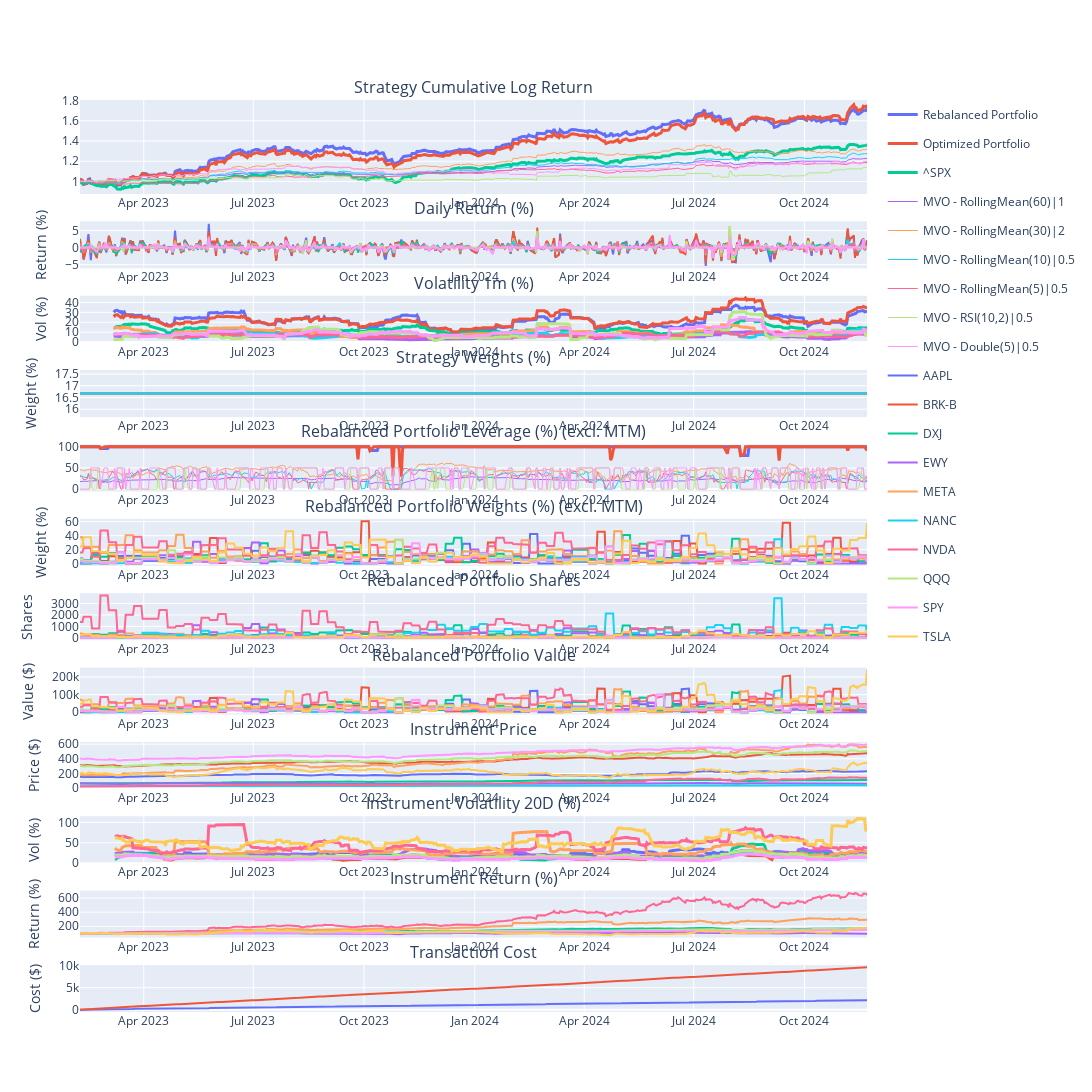

Notebook code cell kept with this figure:
### Markdown cell above
## Leverage 
##### 1. capital (Stock MV / last leverage), 2. new leverage
2024-09-06: $169,336, 96.69%

2024-09-20: $172,168, 93.52%

2024-10-04: $176,235, 100%

2024-10-18: $177,831, 100%

2024-11-01: $175,558, 100%

2024-11-09: $181,511

### Code cell
portfolio = PortfolioStandard(
    capital=187224,
    name='MVOPortfolio',        
    rebalance_iter=RebalancerIter('0 0 * * Fri', 1),        
    tc_model=TransactionCostFutu(), 
    systems_style=SystemStyle.VERTICAL,
    systems=[        
        # Long terms signals => 60days return / diversified        
        TradingSubSystemSingle(vol_target=vol_target, instruments=instruments, strategy=[MeanVarianceOpt(alpha_model=RollingMean(60), risk_model=RollingMeanCovNeg(60), gamma=10, hhi=0.01, confidence=1)], max_leverage=max_leverage, offset=60),

        # Mid terms signals => 30days return / diversified        
        TradingSubSystemSingle(vol_target=vol_target, instruments=instruments, strategy=[MeanVarianceOpt(alpha_model=RollingMean(30), risk_model=RollingMeanCovNeg(30), gamma=10, hhi=0.01, confidence=2)], max_leverage=max_leverage, offset=60),

        # Short terms signals => 5 and 10days returns / less diversified
        TradingSubSystemSingle(vol_target=vol_target, instruments=instruments, strategy=[MeanVarianceOpt(alpha_model=RollingMean(10), risk_model=RollingMeanCovNeg(10), gamma=10, hhi=0.1, confidence=0.5)], max_leverage=max_leverage, offset=60),         
        TradingSubSystemSingle(vol_target=vol_target, instruments=instruments, strategy=[MeanVarianceOpt(alpha_model=RollingMean(5), risk_model=RollingMeanCovNeg(5), gamma=10, hhi=0.1, confidence=0.5)], max_leverage=max_leverage, offset=60),         

        # Mean Revert signals => 2days RSI / concentrated
        TradingSubSystemSingle(vol_target=vol_target, instruments=instruments, strategy=[MeanVarianceOpt(alpha_model=RSI(2,10), risk_model=ZeroCov(), gamma=0, hhi=0, confidence=0.5)], max_leverage=max_leverage, offset=200),
        #TradingSubSystemSingle(vol_target=vol_target, instruments=instruments, strategy=[MeanVarianceOpt(alpha_model=RSI(2,95), risk_model=ZeroCov(), gamma=0, hhi=0, confidence=-0.5)], max_leverage=max_leverage, offset=200),

        # Mean Revert signals => Double7 / concentrated
        TradingSubSystemSingle(vol_target=vol_target, instruments=instruments, strategy=[MeanVarianceOpt(alpha_model=Double7(5), risk_model=ZeroCov(), gamma=0, hhi=0, confidence=0.5)], max_leverage=max_leverage, offset=200),                        
    ]
)

portfolio.set_start_date(start_date)
portfolio.set_end_date(end_date)
portfolio.backtest_subsystems()
portfolio.optimize()
portfolio.backtest()
portfolio.rebalance()
portfolio.performance(show_all_rets=True)

### Figure 1 — Plotly figure (JSON) as saved in the notebook; plotly's stock layout.template omitted (floating-point values rounded to 4 significant figures; data arrays with more than 128 entries replaced by an {"elided": "..."} marker saying what was removed)
{"data": [{"legendgroup": "Rebalanced Portfolio", "line": {"width": 3}, "marker": {"color": "#636EFA"}, "name": "Rebalanced Portfolio", "type": "scatter", "x": {"elided": "453 str values"}, "xaxis": "x", "y": {"elided": "453 float values"}, "yaxis": "y"}, {"legendgroup": "Rebalanced Portfolio", "marker": {"color": "#636EFA"}, "name": "Rebalanced Portfolio", "showlegend": false, "type": "scatter", "x": {"elided": "453 str values"}, "xaxis": "x2", "y": {"elided": "453 float values"}, "yaxis": "y2"}, {"legendgroup": "Rebalanced Portfolio", "line": {"width": 3}, "marker": {"color": "#636EFA"}, "name": "Rebalanced Portfolio", "showlegend": false, "type": "scatter", "x": {"elided": "453 str values"}, "xaxis": "x3", "y": {"elided": "453 float values"}, "yaxis": "y3"}, {"legendgroup": "Rebalanced Portfolio", "line": {"width": 3}, "marker": {"color": "#636EFA"}, "name": "Rebalanced Portfolio", "showlegend": false, "type": "scatter", "x": {"elided": "453 str values"}, "xaxis": "x5", "y": {"elided": "453 float values"}, "yaxis": "y5"}, {"legendgroup": "Rebalanced Portfolio", "marker": {"color": "#636EFA"}, "name": "Rebalanced Portfolio", "showlegend": false, "type": "scatter", "x": {"elided": "453 str values"}, "xaxis": "x12", "y": {"elided": "453 float values"}, "yaxis": "y12"}, {"legendgroup": "Optimized Portfolio", "line": {"width": 3}, "marker": {"color": "#EF553B"}, "name": "Optimized Portfolio", "type": "scatter", "x": {"elided": "453 str values"}, "xaxis": "x", "y": {"elided": "453 float values"}, "yaxis": "y"}, {"legendgroup": "Optimized Portfolio", "marker": {"color": "#EF553B"}, "name": "Optimized Portfolio", "showlegend": false, "type": "scatter", "x": {"elided": "453 str values"}, "xaxis": "x2", "y": {"elided": "453 float values"}, "yaxis": "y2"}, {"legendgroup": "Optimized Portfolio", "line": {"width": 3}, "marker": {"color": "#EF553B"}, "name": "Optimized Portfolio", "showlegend": false, "type": "scatter", "x": {"elided": "453 str values"}, "xaxis": "x3", "y": {"elided": "453 float values"}, "yaxis": "y3"}, {"legendgroup": "Optimized Portfolio", "line": {"width": 3}, "marker": {"color": "#EF553B"}, "name": "Optimized Portfolio", "showlegend": false, "type": "scatter", "x": {"elided": "453 str values"}, "xaxis": "x5", "y": {"elided": "453 float values"}, "yaxis": "y5"}, {"legendgroup": "Optimized Portfolio", "marker": {"color": "#EF553B"}, "name": "Optimized Portfolio", "showlegend": false, "type": "scatter", "x": {"elided": "453 str values"}, "xaxis": "x12", "y": {"elided": "453 float values"}, "yaxis": "y12"}, {"legendgroup": "^SPX", "line": {"width": 3}, "marker": {"color": "#00CC96"}, "name": "^SPX", "type": "scatter", "x": {"elided": "453 str values"}, "xaxis": "x", "y": {"elided": "453 float values"}, "yaxis": "y"}, {"legendgroup": "^SPX", "marker": {"color": "#00CC96"}, "name": "^SPX", "showlegend": false, "type": "scatter", "x": {"elided": "453 str values"}, "xaxis": "x2", "y": {"elided": "453 float values"}, "yaxis": "y2"}, {"legendgroup": "^SPX", "line": {"width": 3}, "marker": {"color": "#00CC96"}, "name": "^SPX", "showlegend": false, "type": "scatter", "x": {"elided": "453 str values"}, "xaxis": "x3", "y": {"elided": "453 float values"}, "yaxis": "y3"}, {"legendgroup": "MVO - RollingMean(60)|1", "line": {"width": 1}, "marker": {"color": "#AB63FA"}, "name": "MVO - RollingMean(60)|1", "type": "scatter", "x": {"elided": "453 str values"}, "xaxis": "x", "y": {"elided": "453 float values"}, "yaxis": "y"}, {"legendgroup": "MVO - RollingMean(60)|1", "marker": {"color": "#AB63FA"}, "name": "MVO - RollingMean(60)|1", "showlegend": false, "type": "scatter", "x": {"elided": "453 str values"}, "xaxis": "x2", "y": {"elided": "453 float values"}, "yaxis": "y2"}, {"legendgroup": "MVO - RollingMean(60)|1", "line": {"width": 3}, "marker": {"color": "#AB63FA"}, "name": "MVO - RollingMean(60)|1", "showlegend": false, "type": "scatter", "x": {"elided": "453 str values"}, "xaxis": "x3", "y": {"elided": "453 float values"}, "yaxis": "y3"}, {"legendgroup": "MVO - RollingMean(60)|1", "line": {"width": 1}, "marker": {"color": "#AB63FA"}, "name": "MVO - RollingMean(60)|1", "showlegend": false, "type": "scatter", "x": {"elided": "453 str values"}, "xaxis": "x5", "y": {"elided": "453 float values"}, "yaxis": "y5"}, {"legendgroup": "MVO - RollingMean(30)|2", "line": {"width": 1}, "marker": {"color": "#FFA15A"}, "name": "MVO - RollingMean(30)|2", "type": "scatter", "x": {"elided": "453 str values"}, "xaxis": "x", "y": {"elided": "453 float values"}, "yaxis": "y"}, {"legendgroup": "MVO - RollingMean(30)|2", "marker": {"color": "#FFA15A"}, "name": "MVO - RollingMean(30)|2", "showlegend": false, "type": "scatter", "x": {"elided": "453 str values"}, "xaxis": "x2", "y": {"elided": "453 float values"}, "yaxis": "y2"}, {"legendgroup": "MVO - RollingMean(30)|2", "line": {"width": 3}, "marker": {"color": "#FFA15A"}, "name": "MVO - RollingMean(30)|2", "showlegend": false, "type": "scatter", "x": {"elided": "453 str values"}, "xaxis": "x3", "y": {"elided": "453 float values"}, "yaxis": "y3"}, {"legendgroup": "MVO - RollingMean(30)|2", "line": {"width": 1}, "marker": {"color": "#FFA15A"}, "name": "MVO - RollingMean(30)|2", "showlegend": false, "type": "scatter", "x": {"elided": "453 str values"}, "xaxis": "x5", "y": {"elided": "453 float values"}, "yaxis": "y5"}, {"legendgroup": "MVO - RollingMean(10)|0.5", "line": {"width": 1}, "marker": {"color": "#19D3F3"}, "name": "MVO - RollingMean(10)|0.5", "type": "scatter", "x": {"elided": "453 str values"}, "xaxis": "x", "y": {"elided": "453 float values"}, "yaxis": "y"}, {"legendgroup": "MVO - RollingMean(10)|0.5", "marker": {"color": "#19D3F3"}, "name": "MVO - RollingMean(10)|0.5", "showlegend": false, "type": "scatter", "x": {"elided": "453 str values"}, "xaxis": "x2", "y": {"elided": "453 float values"}, "yaxis": "y2"}, {"legendgroup": "MVO - RollingMean(10)|0.5", "line": {"width": 3}, "marker": {"color": "#19D3F3"}, "name": "MVO - RollingMean(10)|0.5", "showlegend": false, "type": "scatter", "x": {"elided": "453 str values"}, "xaxis": "x3", "y": {"elided": "453 float values"}, "yaxis": "y3"}, {"legendgroup": "MVO - RollingMean(10)|0.5", "line": {"width": 1}, "marker": {"color": "#19D3F3"}, "name": "MVO - RollingMean(10)|0.5", "showlegend": false, "type": "scatter", "x": {"elided": "453 str values"}, "xaxis": "x5", "y": {"elided": "453 float values"}, "yaxis": "y5"}, {"legendgroup": "MVO - RollingMean(5)|0.5", "line": {"width": 1}, "marker": {"color": "#FF6692"}, "name": "MVO - RollingMean(5)|0.5", "type": "scatter", "x": {"elided": "453 str values"}, "xaxis": "x", "y": {"elided": "453 float values"}, "yaxis": "y"}, {"legendgroup": "MVO - RollingMean(5)|0.5", "marker": {"color": "#FF6692"}, "name": "MVO - RollingMean(5)|0.5", "showlegend": false, "type": "scatter", "x": {"elided": "453 str values"}, "xaxis": "x2", "y": {"elided": "453 float values"}, "yaxis": "y2"}, {"legendgroup": "MVO - RollingMean(5)|0.5", "line": {"width": 3}, "marker": {"color": "#FF6692"}, "name": "MVO - RollingMean(5)|0.5", "showlegend": false, "type": "scatter", "x": {"elided": "453 str values"}, "xaxis": "x3", "y": {"elided": "453 float values"}, "yaxis": "y3"}, {"legendgroup": "MVO - RollingMean(5)|0.5", "line": {"width": 1}, "marker": {"color": "#FF6692"}, "name": "MVO - RollingMean(5)|0.5", "showlegend": false, "type": "scatter", "x": {"elided": "453 str values"}, "xaxis": "x5", "y": {"elided": "453 float values"}, "yaxis": "y5"}, {"legendgroup": "MVO - RSI(10,2)|0.5", "line": {"width": 1}, "marker": {"color": "#B6E880"}, "name": "MVO - RSI(10,2)|0.5", "type": "scatter", "x": {"elided": "453 str values"}, "xaxis": "x", "y": {"elided": "453 float values"}, "yaxis": "y"}, {"legendgroup": "MVO - RSI(10,2)|0.5", "marker": {"color": "#B6E880"}, "name": "MVO - RSI(10,2)|0.5", "showlegend": false, "type": "scatter", "x": {"elided": "453 str values"}, "xaxis": "x2", "y": {"elided": "453 float values"}, "yaxis": "y2"}, {"legendgroup": "MVO - RSI(10,2)|0.5", "line": {"width": 3}, "marker": {"color": "#B6E880"}, "name": "MVO - RSI(10,2)|0.5", "showlegend": false, "type": "scatter", "x": {"elided": "453 str values"}, "xaxis": "x3", "y": {"elided": "453 float values"}, "yaxis": "y3"}, {"legendgroup": "MVO - RSI(10,2)|0.5", "line": {"width": 1}, "marker": {"color": "#B6E880"}, "name": "MVO - RSI(10,2)|0.5", "showlegend": false, "type": "scatter", "x": {"elided": "453 str values"}, "xaxis": "x5", "y": {"elided": "453 float values"}, "yaxis": "y5"}, {"legendgroup": "MVO - Double(5)|0.5", "line": {"width": 1}, "marker": {"color": "#FF97FF"}, "name": "MVO - Double(5)|0.5", "type": "scatter", "x": {"elided": "453 str values"}, "xaxis": "x", "y": {"elided": "453 float values"}, "yaxis": "y"}, {"legendgroup": "MVO - Double(5)|0.5", "marker": {"color": "#FF97FF"}, "name": "MVO - Double(5)|0.5", "showlegend": false, "type": "scatter", "x": {"elided": "453 str values"}, "xaxis": "x2", "y": {"elided": "453 float values"}, "yaxis": "y2"}, {"legendgroup": "MVO - Double(5)|0.5", "line": {"width": 3}, "marker": {"color": "#FF97FF"}, "name": "MVO - Double(5)|0.5", "showlegend": false, "type": "scatter", "x": {"elided": "453 str values"}, "xaxis": "x3", "y": {"elided": "453 float values"}, "yaxis": "y3"}, {"legendgroup": "MVO - Double(5)|0.5", "line": {"width": 1}, "marker": {"color": "#FF97FF"}, "name": "MVO - Double(5)|0.5", "showlegend": false, "type": "scatter", "x": {"elided": "453 str values"}, "xaxis": "x5", "y": {"elided": "453 float values"}, "yaxis": "y5"}, {"legendgroup": "MVO - RollingMean(60)|1", "marker": {"color": "#636EFA"}, "name": "MVO - RollingMean(60)|1", "showlegend": false, "type": "scatter", "x": {"elided": "453 str values"}, "xaxis": "x4", "y": {"elided": "453 float values"}, "yaxis": "y4"}, {"legendgroup": "MVO - RollingMean(30)|2", "marker": {"color": "#EF553B"}, "name": "MVO - RollingMean(30)|2", "showlegend": false, "type": "scatter", "x": {"elided": "453 str values"}, "xaxis": "x4", "y": {"elided": "453 float values"}, "yaxis": "y4"}, {"legendgroup": "MVO - RollingMean(10)|0.5", "marker": {"color": "#00CC96"}, "name": "MVO - RollingMean(10)|0.5", "showlegend": false, "type": "scatter", "x": {"elided": "453 str values"}, "xaxis": "x4", "y": {"elided": "453 float values"}, "yaxis": "y4"}, {"legendgroup": "MVO - RollingMean(5)|0.5", "marker": {"color": "#AB63FA"}, "name": "MVO - RollingMean(5)|0.5", "showlegend": false, "type": "scatter", "x": {"elided": "453 str values"}, "xaxis": "x4", "y": {"elided": "453 float values"}, "yaxis": "y4"}, {"legendgroup": "MVO - RSI(10,2)|0.5", "marker": {"color": "#FFA15A"}, "name": "MVO - RSI(10,2)|0.5", "showlegend": false, "type": "scatter", "x": {"elided": "453 str values"}, "xaxis": "x4", "y": {"elided": "453 float values"}, "yaxis": "y4"}, {"legendgroup": "MVO - Double(5)|0.5", "marker": {"color": "#19D3F3"}, "name": "MVO - Double(5)|0.5", "showlegend": false, "type": "scatter", "x": {"elided": "453 str values"}, "xaxis": "x4", "y": {"elided": "453 float values"}, "yaxis": "y4"}, {"legendgroup": "AAPL", "marker": {"color": "#636EFA"}, "name": "AAPL", "showlegend": true, "type": "scatter", "x": {"elided": "453 str values"}, "xaxis": "x6", "y": {"elided": "453 float values"}, "yaxis": "y6"}, {"legendgroup": "AAPL", "marker": {"color": "#636EFA"}, "name": "AAPL", "showlegend": false, "type": "scatter", "x": {"elided": "453 str values"}, "xaxis": "x7", "y": {"elided": "453 int values"}, "yaxis": "y7"}, {"legendgroup": "AAPL", "marker": {"color": "#636EFA"}, "name": "AAPL", "showlegend": false, "type": "scatter", "x": {"elided": "453 str values"}, "xaxis": "x8", "y": {"elided": "453 float values"}, "yaxis": "y8"}, {"legendgroup": "AAPL", "marker": {"color": "#636EFA"}, "name": "AAPL", "showlegend": false, "type": "scatter", "x": {"elided": "453 str values"}, "xaxis": "x9", "y": {"elided": "453 float values"}, "yaxis": "y9"}, {"legendgroup": "AAPL", "line": {"width": 3}, "marker": {"color": "#636EFA"}, "name": "AAPL", "showlegend": false, "type": "scatter", "x": {"elided": "453 str values"}, "xaxis": "x10", "y": {"elided": "453 float values"}, "yaxis": "y10"}, {"legendgroup": "AAPL", "marker": {"color": "#636EFA"}, "name": "AAPL", "showlegend": false, "type": "scatter", "x": {"elided": "453 str values"}, "xaxis": "x11", "y": {"elided": "453 float values"}, "yaxis": "y11"}, {"legendgroup": "BRK-B", "marker": {"color": "#EF553B"}, "name": "BRK-B", "showlegend": true, "type": "scatter", "x": {"elided": "453 str values"}, "xaxis": "x6", "y": {"elided": "453 float values"}, "yaxis": "y6"}, {"legendgroup": "BRK-B", "marker": {"color": "#EF553B"}, "name": "BRK-B", "showlegend": false, "type": "scatter", "x": {"elided": "453 str values"}, "xaxis": "x7", "y": {"elided": "453 int values"}, "yaxis": "y7"}, {"legendgroup": "BRK-B", "marker": {"color": "#EF553B"}, "name": "BRK-B", "showlegend": false, "type": "scatter", "x": {"elided": "453 str values"}, "xaxis": "x8", "y": {"elided": "453 float values"}, "yaxis": "y8"}, {"legendgroup": "BRK-B", "marker": {"color": "#EF553B"}, "name": "BRK-B", "showlegend": false, "type": "scatter", "x": {"elided": "453 str values"}, "xaxis": "x9", "y": {"elided": "453 float values"}, "yaxis": "y9"}, {"legendgroup": "BRK-B", "line": {"width": 3}, "marker": {"color": "#EF553B"}, "name": "BRK-B", "showlegend": false, "type": "scatter", "x": {"elided": "453 str values"}, "xaxis": "x10", "y": {"elided": "453 float values"}, "yaxis": "y10"}, {"legendgroup": "BRK-B", "marker": {"color": "#EF553B"}, "name": "BRK-B", "showlegend": false, "type": "scatter", "x": {"elided": "453 str values"}, "xaxis": "x11", "y": {"elided": "453 float values"}, "yaxis": "y11"}, {"legendgroup": "DXJ", "marker": {"color": "#00CC96"}, "name": "DXJ", "showlegend": true, "type": "scatter", "x": {"elided": "453 str values"}, "xaxis": "x6", "y": {"elided": "453 float values"}, "yaxis": "y6"}, {"legendgroup": "DXJ", "marker": {"color": "#00CC96"}, "name": "DXJ", "showlegend": false, "type": "scatter", "x": {"elided": "453 str values"}, "xaxis": "x7", "y": {"elided": "453 int values"}, "yaxis": "y7"}, {"legendgroup": "DXJ", "marker": {"color": "#00CC96"}, "name": "DXJ", "showlegend": false, "type": "scatter", "x": {"elided": "453 str values"}, "xaxis": "x8", "y": {"elided": "453 float values"}, "yaxis": "y8"}, {"legendgroup": "DXJ", "marker": {"color": "#00CC96"}, "name": "DXJ", "showlegend": false, "type": "scatter", "x": {"elided": "453 str values"}, "xaxis": "x9", "y": {"elided": "453 float values"}, "yaxis": "y9"}, {"legendgroup": "DXJ", "line": {"width": 3}, "marker": {"color": "#00CC96"}, "name": "DXJ", "showlegend": false, "type": "scatter", "x": {"elided": "453 str values"}, "xaxis": "x10", "y": {"elided": "453 float values"}, "yaxis": "y10"}, {"legendgroup": "DXJ", "marker": {"color": "#00CC96"}, "name": "DXJ", "showlegend": false, "type": "scatter", "x": {"elided": "453 str values"}, "xaxis": "x11", "y": {"elided": "453 float values"}, "yaxis": "y11"}, {"legendgroup": "EWY", "marker": {"color": "#AB63FA"}, "name": "EWY", "showlegend": true, "type": "scatter", "x": {"elided": "453 str values"}, "xaxis": "x6", "y": {"elided": "453 float values"}, "yaxis": "y6"}, {"legendgroup": "EWY", "marker": {"color": "#AB63FA"}, "name": "EWY", "showlegend": false, "type": "scatter", "x": {"elided": "453 str values"}, "xaxis": "x7", "y": {"elided": "453 int values"}, "yaxis": "y7"}, {"legendgroup": "EWY", "marker": {"color": "#AB63FA"}, "name": "EWY", "showlegend": false, "type": "scatter", "x": {"elided": "453 str values"}, "xaxis": "x8", "y": {"elided": "453 float values"}, "yaxis": "y8"}, {"legendgroup": "EWY", "marker": {"color": "#AB63FA"}, "name": "EWY", "showlegend": false, "type": "scatter", "x": {"elided": "453 str values"}, "xaxis": "x9", "y": {"elided": "453 float values"}, "yaxis": "y9"}, {"legendgroup": "EWY", "line": {"width": 3}, "marker": {"color": "#AB63FA"}, "name": "EWY", "showlegend": false, "type": "scatter", "x": {"elided": "453 str values"}, "xaxis": "x10", "y": {"elided": "453 float values"}, "yaxis": "y10"}, {"legendgroup": "EWY", "marker": {"color": "#AB63FA"}, "name": "EWY", "showlegend": false, "type": "scatter", "x": {"elided": "453 str values"}, "xaxis": "x11", "y": {"elided": "453 float values"}, "yaxis": "y11"}, {"legendgroup": "META", "marker": {"color": "#FFA15A"}, "name": "META", "showlegend": true, "type": "scatter", "x": {"elided": "453 str values"}, "xaxis": "x6", "y": {"elided": "453 float values"}, "yaxis": "y6"}, {"legendgroup": "META", "marker": {"color": "#FFA15A"}, "name": "META", "showlegend": false, "type": "scatter", "x": {"elided": "453 str values"}, "xaxis": "x7", "y": {"elided": "453 int values"}, "yaxis": "y7"}, {"legendgroup": "META", "marker": {"color": "#FFA15A"}, "name": "META", "showlegend": false, "type": "scatter", "x": {"elided": "453 str values"}, "xaxis": "x8", "y": {"elided": "453 float values"}, "yaxis": "y8"}, {"legendgroup": "META", "marker": {"color": "#FFA15A"}, "name": "META", "showlegend": false, "type": "scatter", "x": {"elided": "453 str values"}, "xaxis": "x9", "y": {"elided": "453 float values"}, "yaxis": "y9"}, {"legendgroup": "META", "line": {"width": 3}, "marker": {"color": "#FFA15A"}, "name": "META", "showlegend": false, "type": "scatter", "x": {"elided": "453 str values"}, "xaxis": "x10", "y": {"elided": "453 float values"}, "yaxis": "y10"}, {"legendgroup": "META", "marker": {"color": "#FFA15A"}, "name": "META", "showlegend": false, "type": "scatter", "x": {"elided": "453 str values"}, "xaxis": "x11", "y": {"elided": "453 float values"}, "yaxis": "y11"}, {"legendgroup": "NANC", "marker": {"color": "#19D3F3"}, "name": "NANC", "showlegend": true, "type": "scatter", "x": {"elided": "453 str values"}, "xaxis": "x6", "y": {"elided": "453 float values"}, "yaxis": "y6"}, {"legendgroup": "NANC", "marker": {"color": "#19D3F3"}, "name": "NANC", "showlegend": false, "type": "scatter", "x": {"elided": "453 str values"}, "xaxis": "x7", "y": {"elided": "453 int values"}, "yaxis": "y7"}, {"legendgroup": "NANC", "marker": {"color": "#19D3F3"}, "name": "NANC", "showlegend": false, "type": "scatter", "x": {"elided": "453 str values"}, "xaxis": "x8", "y": {"elided": "453 float values"}, "yaxis": "y8"}, {"legendgroup": "NANC", "marker": {"color": "#19D3F3"}, "name": "NANC", "showlegend": false, "type": "scatter", "x": {"elided": "453 str values"}, "xaxis": "x9", "y": {"elided": "453 float values"}, "yaxis": "y9"}, {"legendgroup": "NANC", "line": {"width": 3}, "marker": {"color": "#19D3F3"}, "name": "NANC", "showlegend": false, "type": "scatter", "x": {"elided": "453 str values"}, "xaxis": "x10", "y": {"elided": "453 float values"}, "yaxis": "y10"}, {"legendgroup": "NANC", "marker": {"color": "#19D3F3"}, "name": "NANC", "showlegend": false, "type": "scatter", "x": {"elided": "453 str values"}, "xaxis": "x11", "y": {"elided": "453 float values"}, "yaxis": "y11"}, {"legendgroup": "NVDA", "marker": {"color": "#FF6692"}, "name": "NVDA", "showlegend": true, "type": "scatter", "x": {"elided": "453 str values"}, "xaxis": "x6", "y": {"elided": "453 float values"}, "yaxis": "y6"}, {"legendgroup": "NVDA", "marker": {"color": "#FF6692"}, "name": "NVDA", "showlegend": false, "type": "scatter", "x": {"elided": "453 str values"}, "xaxis": "x7", "y": {"elided": "453 int values"}, "yaxis": "y7"}, {"legendgroup": "NVDA", "marker": {"color": "#FF6692"}, "name": "NVDA", "showlegend": false, "type": "scatter", "x": {"elided": "453 str values"}, "xaxis": "x8", "y": {"elided": "453 float values"}, "yaxis": "y8"}, {"legendgroup": "NVDA", "marker": {"color": "#FF6692"}, "name": "NVDA", "showlegend": false, "type": "scatter", "x": {"elided": "453 str values"}, "xaxis": "x9", "y": {"elided": "453 float values"}, "yaxis": "y9"}, {"legendgroup": "NVDA", "line": {"width": 3}, "marker": {"color": "#FF6692"}, "name": "NVDA", "showlegend": false, "type": "scatter", "x": {"elided": "453 str values"}, "xaxis": "x10", "y": {"elided": "453 float values"}, "yaxis": "y10"}, {"legendgroup": "NVDA", "marker": {"color": "#FF6692"}, "name": "NVDA", "showlegend": false, "type": "scatter", "x": {"elided": "453 str values"}, "xaxis": "x11", "y": {"elided": "453 float values"}, "yaxis": "y11"}, {"legendgroup": "QQQ", "marker": {"color": "#B6E880"}, "name": "QQQ", "showlegend": true, "type": "scatter", "x": {"elided": "453 str values"}, "xaxis": "x6", "y": {"elided": "453 float values"}, "yaxis": "y6"}, {"legendgroup": "QQQ", "marker": {"color": "#B6E880"}, "name": "QQQ", "showlegend": false, "type": "scatter", "x": {"elided": "453 str values"}, "xaxis": "x7", "y": {"elided": "453 int values"}, "yaxis": "y7"}, {"legendgroup": "QQQ", "marker": {"color": "#B6E880"}, "name": "QQQ", "showlegend": false, "type": "scatter", "x": {"elided": "453 str values"}, "xaxis": "x8", "y": {"elided": "453 float values"}, "yaxis": "y8"}, {"legendgroup": "QQQ", "marker": {"color": "#B6E880"}, "name": "QQQ", "showlegend": false, "type": "scatter", "x": {"elided": "453 str values"}, "xaxis": "x9", "y": {"elided": "453 float values"}, "yaxis": "y9"}, {"legendgroup": "QQQ", "line": {"width": 3}, "marker": {"color": "#B6E880"}, "name": "QQQ", "showlegend": false, "type": "scatter", "x": {"elided": "453 str values"}, "xaxis": "x10", "y": {"elided": "453 float values"}, "yaxis": "y10"}, {"legendgroup": "QQQ", "marker": {"color": "#B6E880"}, "name": "QQQ", "showlegend": false, "type": "scatter", "x": {"elided": "453 str values"}, "xaxis": "x11", "y": {"elided": "453 float values"}, "yaxis": "y11"}, {"legendgroup": "SPY", "marker": {"color": "#FF97FF"}, "name": "SPY", "showlegend": true, "type": "scatter", "x": {"elided": "453 str values"}, "xaxis": "x6", "y": {"elided": "453 float values"}, "yaxis": "y6"}, {"legendgroup": "SPY", "marker": {"color": "#FF97FF"}, "name": "SPY", "showlegend": false, "type": "scatter", "x": {"elided": "453 str values"}, "xaxis": "x7", "y": {"elided": "453 int values"}, "yaxis": "y7"}, {"legendgroup": "SPY", "marker": {"color": "#FF97FF"}, "name": "SPY", "showlegend": false, "type": "scatter", "x": {"elided": "453 str values"}, "xaxis": "x8", "y": {"elided": "453 float values"}, "yaxis": "y8"}, {"legendgroup": "SPY", "marker": {"color": "#FF97FF"}, "name": "SPY", "showlegend": false, "type": "scatter", "x": {"elided": "453 str values"}, "xaxis": "x9", "y": {"elided": "453 float values"}, "yaxis": "y9"}, {"legendgroup": "SPY", "line": {"width": 3}, "marker": {"color": "#FF97FF"}, "name": "SPY", "showlegend": false, "type": "scatter", "x": {"elided": "453 str values"}, "xaxis": "x10", "y": {"elided": "453 float values"}, "yaxis": "y10"}, {"legendgroup": "SPY", "marker": {"color": "#FF97FF"}, "name": "SPY", "showlegend": false, "type": "scatter", "x": {"elided": "453 str values"}, "xaxis": "x11", "y": {"elided": "453 float values"}, "yaxis": "y11"}, {"legendgroup": "TSLA", "marker": {"color": "#FECB52"}, "name": "TSLA", "showlegend": true, "type": "scatter", "x": {"elided": "453 str values"}, "xaxis": "x6", "y": {"elided": "453 float values"}, "yaxis": "y6"}, {"legendgroup": "TSLA", "marker": {"color": "#FECB52"}, "name": "TSLA", "showlegend": false, "type": "scatter", "x": {"elided": "453 str values"}, "xaxis": "x7", "y": {"elided": "453 int values"}, "yaxis": "y7"}, {"legendgroup": "TSLA", "marker": {"color": "#FECB52"}, "name": "TSLA", "showlegend": false, "type": "scatter", "x": {"elided": "453 str values"}, "xaxis": "x8", "y": {"elided": "453 float values"}, "yaxis": "y8"}, {"legendgroup": "TSLA", "marker": {"color": "#FECB52"}, "name": "TSLA", "showlegend": false, "type": "scatter", "x": {"elided": "453 str values"}, "xaxis": "x9", "y": {"elided": "453 float values"}, "yaxis": "y9"}, {"legendgroup": "TSLA", "line": {"width": 3}, "marker": {"color": "#FECB52"}, "name": "TSLA", "showlegend": false, "type": "scatter", "x": {"elided": "453 str values"}, "xaxis": "x10", "y": {"elided": "453 float values"}, "yaxis": "y10"}, {"legendgroup": "TSLA", "marker": {"color": "#FECB52"}, "name": "TSLA", "showlegend": false, "type": "scatter", "x": {"elided": "453 str values"}, "xaxis": "x11", "y": {"elided": "453 float values"}, "yaxis": "y11"}], "layout": {"annotations": [{"font": {"size": 16}, "showarrow": false, "text": "Strategy Cumulative Log Return", "x": 0.5, "xanchor": "center", "xref": "paper", "y": 1, "yanchor": "bottom", "yref": "paper"}, {"font": {"size": 16}, "showarrow": false, "text": "Daily Return (%)", "x": 0.5, "xanchor": "center", "xref": "paper", "y": 0.8669, "yanchor": "bottom", "yref": "paper"}, {"font": {"size": 16}, "showarrow": false, "text": "Volatility 1m (%)", "x": 0.5, "xanchor": "center", "xref": "paper", "y": 0.7854, "yanchor": "bottom", "yref": "paper"}, {"font": {"size": 16}, "showarrow": false, "text": "Strategy Weights (%)", "x": 0.5, "xanchor": "center", "xref": "paper", "y": 0.7038, "yanchor": "bottom", "yref": "paper"}, {"font": {"size": 16}, "showarrow": false, "text": "Rebalanced Portfolio Leverage (%) (excl. MTM)", "x": 0.5, "xanchor": "center", "xref": "paper", "y": 0.6223, "yanchor": "bottom", "yref": "paper"}, {"font": {"size": 16}, "showarrow": false, "text": "Rebalanced Portfolio Weights (%) (excl. MTM)", "x": 0.5, "xanchor": "center", "xref": "paper", "y": 0.5408, "yanchor": "bottom", "yref": "paper"}, {"font": {"size": 16}, "showarrow": false, "text": "Rebalanced Portfolio Shares", "x": 0.5, "xanchor": "center", "xref": "paper", "y": 0.4592, "yanchor": "bottom", "yref": "paper"}, {"font": {"size": 16}, "showarrow": false, "text": "Rebalanced Portfolio Value", "x": 0.5, "xanchor": "center", "xref": "paper", "y": 0.3777, "yanchor": "bottom", "yref": "paper"}, {"font": {"size": 16}, "showarrow": false, "text": "Instrument Price", "x": 0.5, "xanchor": "center", "xref": "paper", "y": 0.2962, "yanchor": "bottom", "yref": "paper"}, {"font": {"size": 16}, "showarrow": false, "text": "Instrument Volatility 20D (%)", "x": 0.5, "xanchor": "center", "xref": "paper", "y": 0.2146, "yanchor": "bottom", "yref": "paper"}, {"font": {"size": 16}, "showarrow": false, "text": "Instrument Return (%)", "x": 0.5, "xanchor": "center", "xref": "paper", "y": 0.1331, "yanchor": "bottom", "yref": "paper"}, {"font": {"size": 16}, "showarrow": false, "text": "Transaction Cost", "x": 0.5, "xanchor": "center", "xref": "paper", "y": 0.05154, "yanchor": "bottom", "yref": "paper"}], "height": 4000, "hovermode": "x", "width": 1500, "xaxis": {"anchor": "y", "domain": [0, 1], "matches": "x12", "showticklabels": true}, "xaxis10": {"anchor": "y10", "domain": [0, 1], "matches": "x12", "showticklabels": true}, "xaxis11": {"anchor": "y11", "domain": [0, 1], "matches": "x12", "showticklabels": true}, "xaxis12": {"anchor": "y12", "domain": [0, 1], "showticklabels": true}, "xaxis2": {"anchor": "y2", "domain": [0, 1], "matches": "x12", "showticklabels": true}, "xaxis3": {"anchor": "y3", "domain": [0, 1], "matches": "x12", "showticklabels": true}, "xaxis4": {"anchor": "y4", "domain": [0, 1], "matches": "x12", "showticklabels": true}, "xaxis5": {"anchor": "y5", "domain": [0, 1], "matches": "x12", "showticklabels": true}, "xaxis6": {"anchor": "y6", "domain": [0, 1], "matches": "x12", "showticklabels": true}, "xaxis7": {"anchor": "y7", "domain": [0, 1], "matches": "x12", "showticklabels": true}, "xaxis8": {"anchor": "y8", "domain": [0, 1], "matches": "x12", "showticklabels": true}, "xaxis9": {"anchor": "y9", "domain": [0, 1], "matches": "x12", "showticklabels": true}, "yaxis": {"anchor": "x", "domain": [0.8969, 1]}, "yaxis10": {"anchor": "x10", "domain": [0.1631, 0.2146], "title": {"text": "Vol (%)"}}, "yaxis11": {"anchor": "x11", "domain": [0.08154, 0.1331], "title": {"text": "Return (%)"}}, "yaxis12": {"anchor": "x12", "domain": [0, 0.05154], "title": {"text": "Cost ($)"}}, "yaxis2": {"anchor": "x2", "domain": [0.8154, 0.8669], "title": {"text": "Return (%)"}}, "yaxis3": {"anchor": "x3", "domain": [0.7338, 0.7854], "title": {"text": "Vol (%)"}}, "yaxis4": {"anchor": "x4", "domain": [0.6523, 0.7038], "title": {"text": "Weight (%)"}}, "yaxis5": {"anchor": "x5", "domain": [0.5708, 0.6223]}, "yaxis6": {"anchor": "x6", "domain": [0.4892, 0.5408], "title": {"text": "Weight (%)"}}, "yaxis7": {"anchor": "x7", "domain": [0.4077, 0.4592], "title": {"text": "Shares"}}, "yaxis8": {"anchor": "x8", "domain": [0.3262, 0.3777], "title": {"text": "Value ($)"}}, "yaxis9": {"anchor": "x9", "domain": [0.2446, 0.2962], "title": {"text": "Price ($)"}}}}
